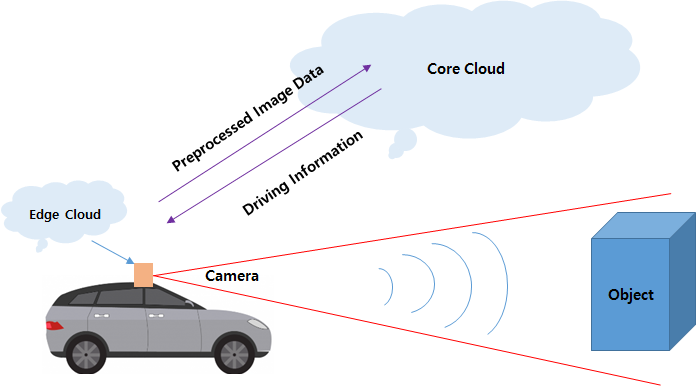
#> input picture Resources/concept.png, 696 x 386 px, given in place of the camera
$ python Videopreprocessing.py   (older library calls are emulated)
#> lines starting #> are read from the running program, lines starting #| are printed output that depends on the picture; after the words box and inside, x2 and y2 are one past the last pixel; in counts of white or black regions, pixels touching at a corner belong together
#> further down, inp is the input picture: shape (386, 696, 3); mean B, G, R 240.2, 235.2, 231.4
import cv2
import numpy as np
import matplotlib as plt
import time
fname = "./croppedimg/"
index = 0
prevTime = 0
def filter_img(img):
    #이미지의 RGB값을 분석하여 찾는 실내 Tag가 맞는지 판별
    img = cv2.resize(img, (10,10))
    first = [0,0,0]
    for x_loc in range(0, 10):
        for y_loc in range(0, 10):
            bgr_value = img[x_loc,y_loc]
            first=first+bgr_value
    first[0] = first[0]/100
    first[1] = first[1]/100
    first[2] = first[2]/100
    blue = first[0]<200 and first[0]>120
    green = first[1]>120 and first[1]<210
    red = first[2]>130 and first[2]<230

    if(blue and green and red):
        return True
    else:
        return False
def bboxes(inp,prevTime):
    #Frame을 인자로 전달받음
#> called with prevTime = 0
    img = inp
    start = time.time()
    curTime = time.time()
    # img2gray = cv2.imread(fname,0)
    # img = cv2.namedWindow(img,cv2.WINDOW_NORMAL)
    # img = cv2.resizeWindow(img,600,600)
    img_final = inp
    # img_final = cv2.namedWindow(fname,cv2.WINDOW_NORMAL)
    # img_final = cv2.resizeWindow(fname,600,600)
    img2gray = cv2.cvtColor(inp, cv2.COLOR_BGR2GRAY) #GRAY Image 8bit per pixel
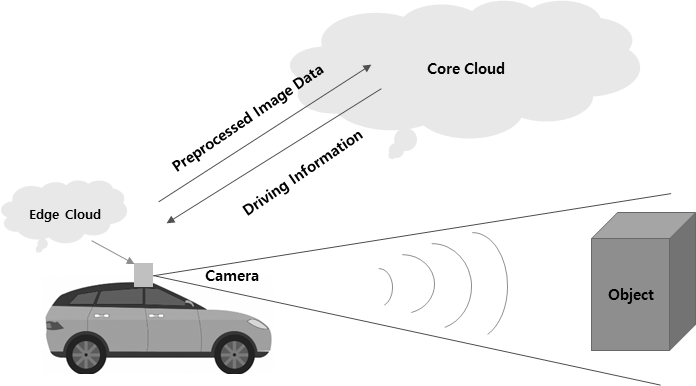
#> img2gray: shape (386, 696); min 0, max 255, mean 234.6
    ret, mask = cv2.threshold(img2gray, 180, 255, cv2.THRESH_BINARY) #threshold : distinguish background, object
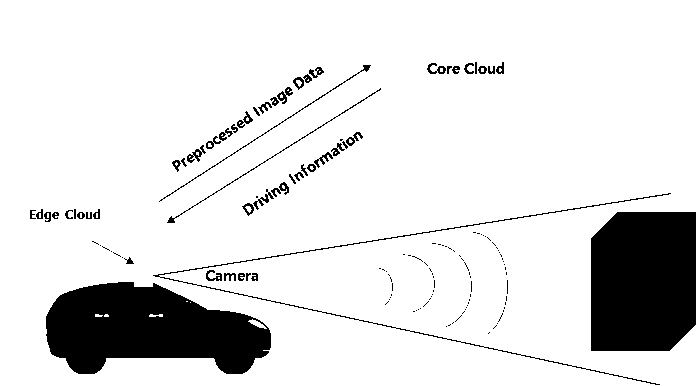
#> mask: shape (386, 696); 87.8% white; 136 black regions (84 under 20 px)
    image_final = cv2.bitwise_and(img2gray, img2gray, mask=mask) #bitwise
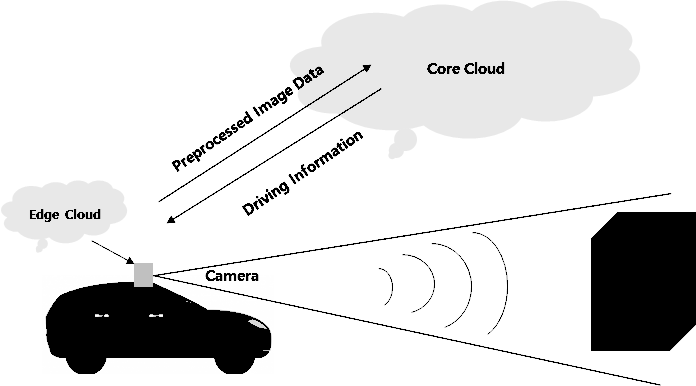
#> image_final: shape (386, 696); min 0, max 255, mean 219.7
    ret, new_img = cv2.threshold(img_final, 180, 255, cv2.THRESH_BINARY)  # Nfor black text , cv.THRESH_BINARY_IV
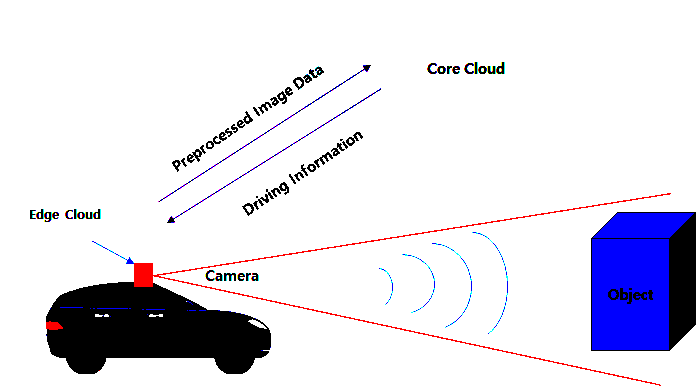
#> new_img: shape (386, 696, 3); mean B, G, R 233.6, 223.2, 224.9
    newimg = cv2.cvtColor(new_img, cv2.COLOR_BGR2GRAY) #Gray Image converting
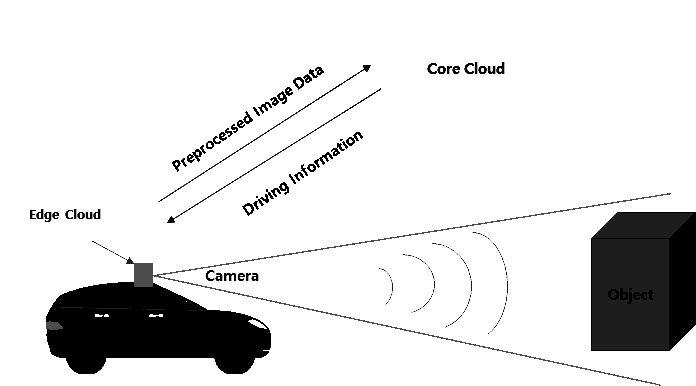
#> newimg: shape (386, 696); min 0, max 255, mean 224.9
    # [7 lines of commented-out code are left out]
    _,contours, _ = cv2.findContours(newimg, cv2.RETR_CCOMP, cv2.CHAIN_APPROX_NONE)  # get contours
#> contours = 372 contours, 297 with area under 20; largest, box (x1, y1, x2, y2) and area: (0, 0, 696, 386) 255450, (45, 281, 272, 375) 14608, (592, 239, 669, 350) 8360, (607, 288, 620, 301) 115, (292, 76, 305, 91) 112
    #cv2.CHAIN_APPROX_NONE: 모든 컨투어 포인트를 반환
    for contour in contours:
        # get rectangle bounding contour
        [x, y, w, h] = cv2.boundingRect(contour)
        # remove small false positives that aren't textq
        # text인식하기. width, height
        #if w > 50 or h > 35 or w<25:
            #continue
        if h / w > 1.0 or w / h > 2.0:
            continue
        #if h>40 or w>70:
            #continue
        if y>150:
            continue
        cropped = img_final[y :y +  h , x : x + w]
        # draw rectangle around contour on original image
        if(filter_img(cropped)):
            cv2.rectangle(img, (x, y), (x + w, y + h), (0, 0, 255), 3)
            cv2.putText(img,"cropped", (x-50,y-10), cv2.FONT_HERSHEY_COMPLEX_SMALL, 1, (0,0,255), 1)
            #cropped = img_final[y :y +  h , x : x + w]
        else:
            continue
#> this loop made 372 passes
#> (x, y, w, h) on passes 1 to 3: (248, 319, 19, 10), (110, 316, 1, 1), (149, 314, 14, 3)
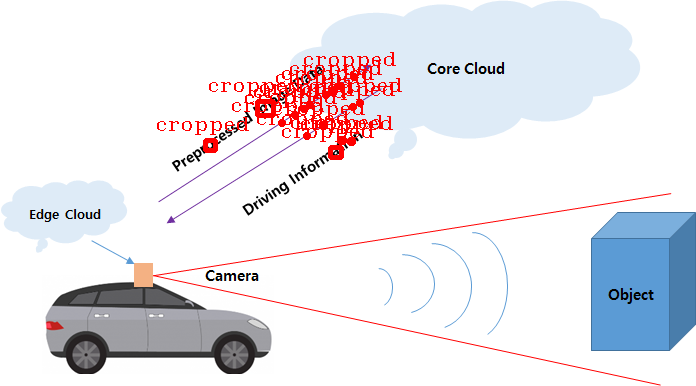
#> img: shape (386, 696, 3); 2.14% of pixels changed, all inside (x1, y1, x2, y2) = (157, 52, 402, 160)
    img = cv2.resize(img, (720, 380))
#> img: shape (380, 720, 3)
    sec = curTime - prevTime
    prevTime = curTime
    fps = 1/(sec)
    #print ("Time {0} ".format(sec))
    #print ("Estimated fps {0} ".format(fps))
    str1 = ("FPS : {0}".format(int(fps)))
    cv2.putText(img, str1, (0, 40), cv2.FONT_HERSHEY_COMPLEX_SMALL, 0.8, (0, 255, 0),1)
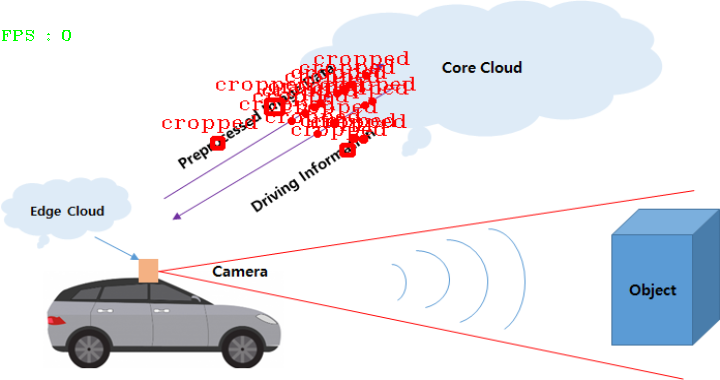
#> img: shape (380, 720, 3); mean B, G, R 235.1, 230.4, 231.9
    cv2.imshow('captcha_result', img)
    return prevTime

cap = cv2.VideoCapture(0) #동영상 파일 읽어옴
while (cap.isOpened()):
    ret, inp = cap.read() #프레임을 읽어옴, 읽어온 프레임을 인자로 bboxes 전달
    if(ret): #success boolean
        prevTime = bboxes(inp, prevTime)
#> prevTime = 1.8e+09
    if cv2.waitKey(1) & 0xFF == ord('q'):
#> (key q is pressed here)
        print("Terminate Process..")
        break
cap.release() #파일 닫아줌
